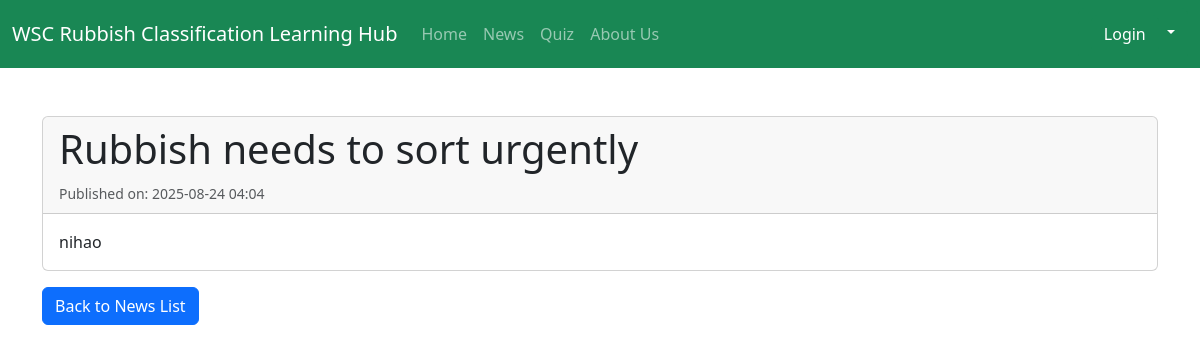
Screenshot of /news/1 with the database file from the repository.
### app.py (models this page shows)
class News(db.Model):
    id = db.Column(db.Integer, primary_key = True)
    title = db.Column(db.String(255))
    content = db.Column(db.Text)
    date = db.Column(db.DateTime, nullable=False, default=datetime.utcnow)

### app.py (the view)
@app.route("/news/<int:news_id>")
def news_detail(news_id):
    article = News.query.get_or_404(news_id)
    return render_template('news_detail.html', article=article)

### templates/news_detail.html (shortened to what this page needs)
<!DOCTYPE html>
<html lang="en">
<head>
    <link href="https://cdn.jsdelivr.net/npm/bootstrap@5.3.0/dist/css/bootstrap.min.css" rel="stylesheet">
</head>
<body>
    <nav class="navbar navbar-expand-lg bg-success mb-3" data-bs-theme="dark">
    <div class="container-fluid">
      <a class="navbar-brand" href="#">WSC Rubbish Classification Learning Hub</a>
        <ul class="navbar-nav me-auto mb-2 mb-lg-0">
          <li class="nav-item">
            <a class="nav-link" href="/">Home</a>
          </li>
          <li class="nav-item">
            <a class="nav-link" href="/news">News</a>
          </li>
          <li class="nav-item">
            <a class="nav-link" href="/quiz">Quiz</a>
          </li>
          <li class="nav-item">
            <a class="nav-link" href="#">About Us</a>
          </li>
        </ul>
        <div class="dropdown">
  <button class="btn btn-success dropdown-toggle" type="button" data-bs-toggle="dropdown" aria-expanded="false">
    <a class="btn btn-success">Login</a></li>
  </button>
</div>
    </div>
  </nav>
    <div class="container mt-5">
        <div class="card">
            <div class="card-header">
                <h1>{{ article.title }}</h1>
                <small class="text-muted">Published on: {{ article.date.strftime('%Y-%m-%d %H:%M') }}</small>
            </div>
            <div class="card-body">
                <p class="card-text" style="white-space: pre-wrap;">{{ article.content }}</p>
            </div>
        </div>
        <a href="{{ url_for('news_list') }}" class="btn btn-primary mt-3">Back to News List</a>
    </div>
</body>
</html>

### rows the page displays
News: title "Rubbish needs to sort urgently", date "2025-08-24 04:04", content "nihao"
